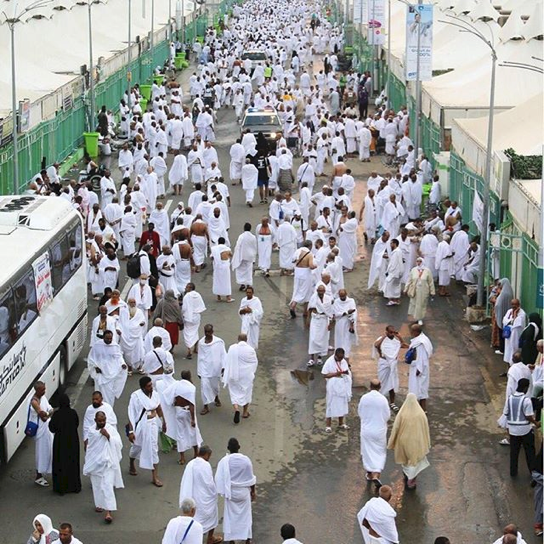
#> input picture mina_street.png, 544 x 544 px, found by its file name
$ jupyter execute Preprocessing_hajj_image.ipynb   (shell and % lines are left out)   (Python 2 division)   (older library calls are emulated)
#> lines starting #> are read from the running program, lines starting #| are printed output that depends on the picture; after the words box and inside, x2 and y2 are one past the last pixel; in counts of white or black regions, pixels touching at a corner belong together
### This is a jupyter notebook to show some of the preprocessing steps of Counting of hajis
<br>
Image Preprocessing involves cleaning the image, removing unwanted noise through mathematical models and reducing the dimensions of the data. In this notebook, I take you through converting the given hajj image to grayscale, finding out the magnitude of the gradient and also finding out the threshold for binarizing the image.

[cell 1]
from skimage import io
from skimage import color
import numpy as np
from scipy.signal import convolve
import matplotlib.pyplot as plt
from scipy import ndimage
import cv2

[cell 2]
from skimage.filters import threshold_otsu

#### Read and display the image in RGB and Grayscale

[cell 3]
hajj_img = io.imread("mina_street.png")
#> hajj_img is the input picture: shape (544, 544, 4); mean R, G, B, A 146.8, 146.9, 147, 255
hajj_img_gray = color.rgb2gray(hajj_img)

plt.figure(figsize=(15,15))
plt.subplot(121)
plt.title('original')
plt.imshow(hajj_img)
plt.subplot(122)
plt.imshow(hajj_img_gray,'gray')
plt.title('Grayscale')
plt.show()
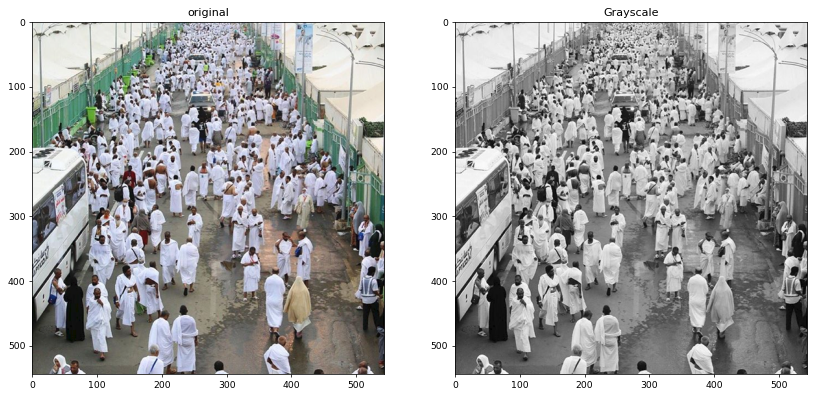
#> figure drawn by matplotlib, 2 panels

#### Create a Mean kernel to convolve over the given image to find the ideal threshold using Sauvola algorithm <br>
This is my own implementation of the Sauvola algorithm. It's theoretical details can be found here<br>
http://citeseerx.ist.psu.edu/viewdoc/download?doi=10.1.1.98.880&rep=rep1&type=pdf

It is based on the equation $$\mathbf{T} = \mathbf{M}\left(1 +\ k\times\left(\frac{\mathbf{S}}{\mathbf{R}} -\ 1\right)\right)$$

<br>
Where **T** is the Threshold <br>
**M** is the Mean of the kernel<br>
**_k_** is the co-efficient of thickness<br>
**S** is the Standard deviation <br>
**R** is the Range of values in the kernel<br>

[cell 4]
def get_mean_kernel(shape):
    kernel = np.ones((shape[0],shape[1]), np.float32)
    kernel = kernel/np.sum(kernel)
    return kernel

mean_kernel = get_mean_kernel((20,20))

def thariq_sauvola(gim, mean_kernel, k = 0.1):
    im2 = gim**2
    expI = convolve(gim, mean_kernel, mode='same')
    expI2 = convolve(im2, mean_kernel, mode='same')

    S = np.sqrt(expI2 - np.square(expI) + 1e-8)
    R = gim.max() - gim.min()

    M = convolve(gim, mean_kernel, mode='same')

    T = M*(1 + k*((S/R) - 1))

    sauvola_im = gim < T
    return sauvola_im

#### Custom function to display 2 images together

[cell 5]
def display_images(img1,img2,img1_title,img2_title):
    plt.figure(figsize=(15,15))
    plt.subplot(121)
    plt.title(img1_title)
    plt.imshow(img1)
    plt.subplot(122)
    plt.title(img2_title)
    plt.imshow(img2)
    plt.gray()
    plt.show()

#### The gradients are found as the first step to find the segmentation boundaries. <br>
Ideally this is what the first layer of a Deep Neural Network does. Here I have demonstrated it by finding out the gradients along the X and Y axes so as to give the idea of how it happens. Different methods can be deployed to find out the gradients. Here it is just the grdient magnitude that is calculated.

In order to demonstrate the gradient finding with Neural Network, we require huge data.
<br>
Gradient magnitude is given by

\begin{align}
    gmag = \sqrt{\left(\frac{\partial\mathbf{I}}{\partial\mathbf{x}}\right)^2 +\ \left(\frac{\partial\mathbf{I}}{\partial\mathbf{y}}\right)^2}
\end{align}
<br>
Where **I** is the Image, **x** and **y** are the co-ordinate axes

[cell 6]
gy, gx = np.gradient(hajj_img_gray)
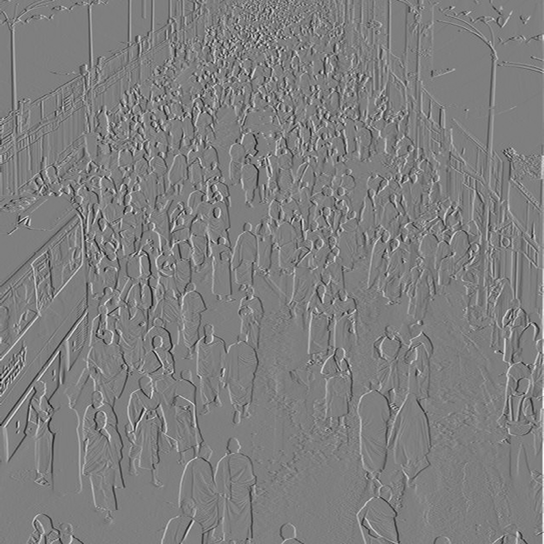
#> gx: shape (544, 544) float64; min -0.612, max 0.616, mean 0.000639; drawn with min black and max white
gmag = np.sqrt(gx**2 + gy**2)
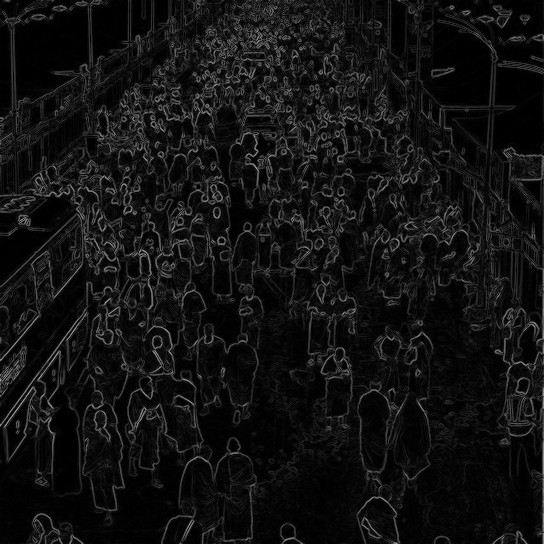
#> gmag: shape (544, 544) float64; min 0, max 0.68, mean 0.072
grad_im = gmag > 0.1
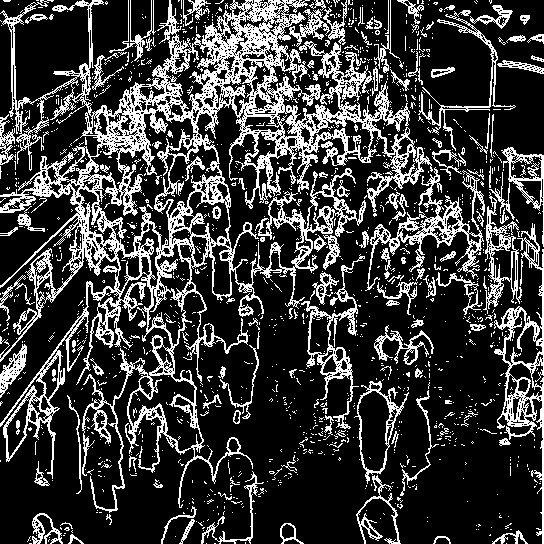
#> grad_im: shape (544, 544) bool; 23.5% white in thin lines or dots
#display the images for comparison
display_images(hajj_img,grad_im,img1_title='Original',img2_title='Gradient Image')

#### Thresholding
A threshold is found so as to binarize an image. In this problem it will help in finding out the dark condensed patches
which would denote the locations of heads of people

[cell 7]
thresholded_im = hajj_img_gray < threshold_otsu(hajj_img_gray)#,mean_kernel)
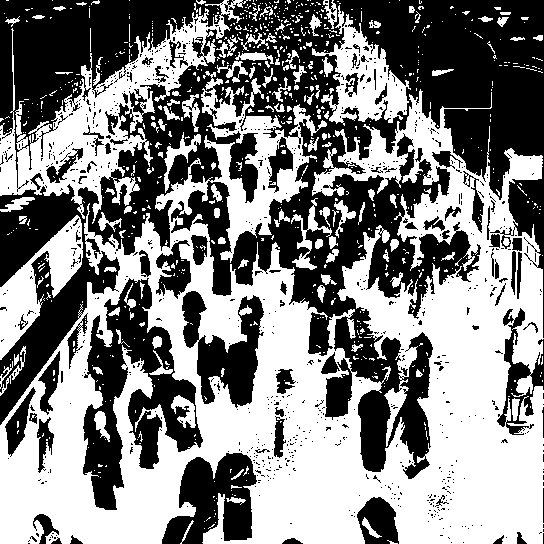
#> thresholded_im: shape (544, 544) bool; 51.5% white; 834 black regions (755 under 20 px), largest, box (x1, y1, x2, y2) and area: (0, 0, 544, 479) 106284, (83, 278, 203, 510) 11757, (162, 453, 257, 544) 5362
#display the images for comparison
display_images(hajj_img, thresholded_im, img1_title='Original Image',
               img2_title='Binary Image')

[cell 8]
#function to find out the connected components and then find the heads
label_img, obj_count = ndimage.label(thresholded_im)
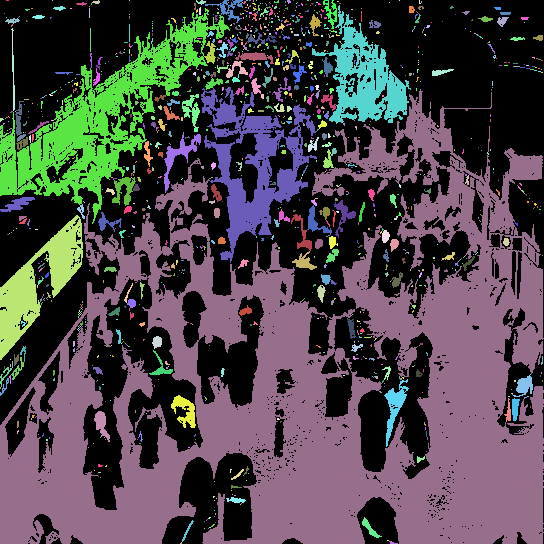
#> label_img: shape (544, 544) int32; 1182 distinct labels, from 0 to 1181; one colour per label, 0 black
#> obj_count = 1181

print "obj_count =",obj_count
#| obj_count = 1181

plt.figure(figsize=(5,5))
plt.imshow(label_img,'gray')
plt.show()

The connected components algorithm was giving the count as 2601 out of which majority of it attributes to the noise and objects in the background (like tent, bus, street light poles, etc..). In practical situations, when the camera is fixed so as to assist the vision algorithms, the street co-ordinates are also fixed and the regions of interest for counting can be extracted out which helps in removing these noises to a great extent.<br>

## Caveat:
**Positioning of the camera is one of the most crucial steps in the design of the solution to the problem. The way the cameras are positioned helps the machine learning scientist in reducing the number of models  and computations required. It also helps in finding out agnostic solutions for multiple locations of the mounted cameras (ex:- mina street and jamarat)**<br>

**It is difficult even for the human eye to count the number of people in the above image to measure the ground truth**. <br>
Important point to be noted in the real scenario is that heads need to be counted as and when they go through a specific portion in the near sight of the camera (ex:- the bottom 1/3rd or 2/5th of the image). I’ve used this observation to calculate the ground truth = 24 as shown below

[cell 9]
interest_region = 0.60
height_slice = int(hajj_img_gray.shape[0]*interest_region)
#> height_slice = 326
# Get only the bottom 40% of the image to find out the head counts
count_bin_im = thresholded_im[height_slice:,]
#> count_bin_im: shape (218, 544) bool; 67.2% white; 361 black regions (331 under 20 px), largest, box (x1, y1, x2, y2) and area: (83, 0, 203, 184) 10325, (325, 0, 433, 153) 8463, (162, 127, 257, 218) 5362
orig_slice_im = hajj_img[height_slice:,]
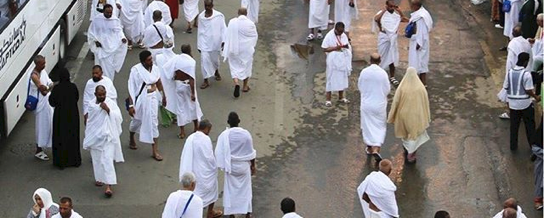
#> orig_slice_im: shape (218, 544, 4); mean R, G, B, A 128.7, 125.2, 125.3, 255
#display the region of interest for counting using the camera near sight
display_images(orig_slice_im, count_bin_im, img1_title='Original Image Near Sight GT = 24',
               img2_title='Binary Image Near Sight GT = 24')

Let's do the simple connected components based object count again!

[cell 10]
def blurnDenoise(bw,sz=(5,5),sigma=2,thresh=0.3, sum_thresh=30):
#> called with sz = (5, 5), sigma = 2, thresh = 0.3, sum_thresh = 120
    I = bw.astype(float)
    fg = cv2.GaussianBlur(I,sz,sigma)
    m1 = fg > thresh
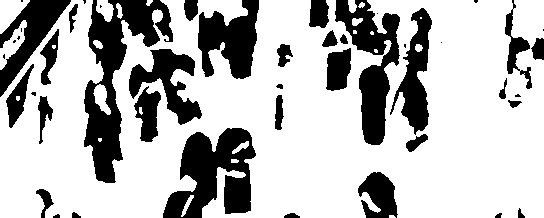
#> m1: shape (218, 544) bool; 72.5% white; 46 black regions (14 under 20 px), largest, box (x1, y1, x2, y2) and area: (84, 0, 173, 183) 5956, (163, 128, 256, 218) 4898, (335, 0, 400, 145) 4046
    labels,num_items = ndimage.label(m1,np.ones((3,3),'int'))
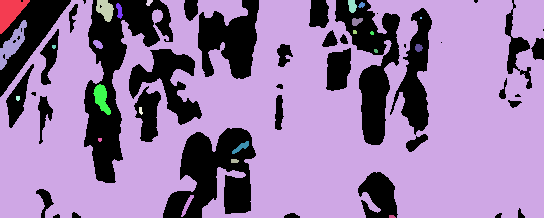
#> labels: shape (218, 544) int32; 25 distinct labels, from 0 to 24; one colour per label, 0 black
#> num_items = 24
    pixel_sum = ndimage.sum(m1, labels, range(num_items+1)).astype(np.int)
#> pixel_sum = 25 values, max 83577 at index 2, min 0 at index 0, mean 3438
    mask_size = pixel_sum < sum_thresh
    remove_pixel = mask_size[labels]
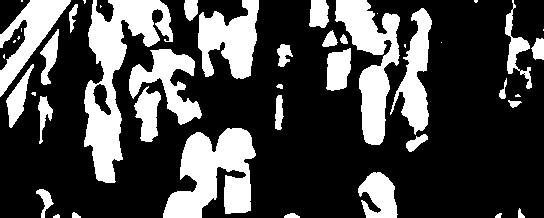
#> remove_pixel: shape (218, 544) bool; 28.1% white; 46 white regions (14 under 20 px), largest, box (x1, y1, x2, y2) and area: (84, 0, 173, 183) 6128, (163, 128, 256, 218) 5108, (335, 0, 400, 145) 4270
    m1[remove_pixel] = 0
    return m1

[cell 11]
orig_im = count_bin_im
denoised_im = blurnDenoise(orig_im,sum_thresh=120)
plt.title('denoised image')
plt.imshow(denoised_im,'gray')
plt.show()

[cell 12]
_, count = ndimage.label(denoised_im)
#> count = 6
print "Objects count =", count
#| Objects count = 6
print "Ground Truth = 24"
